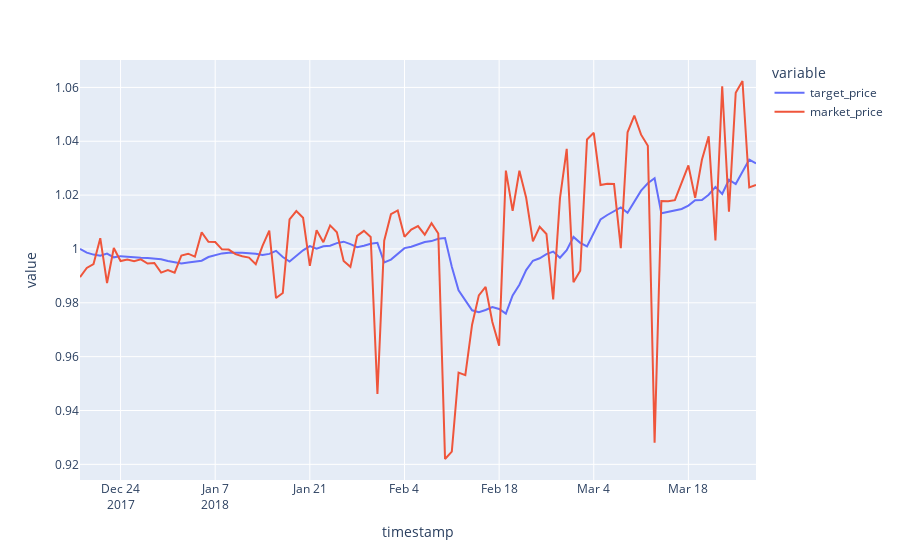

The code cell stored with this chart in its notebook:
### Markdown cell above
## Target price / redemption price set to 1 "dollar" for historical comparison

### Code cell
df.plot(x='timestamp', y=['target_price', 'market_price'])
